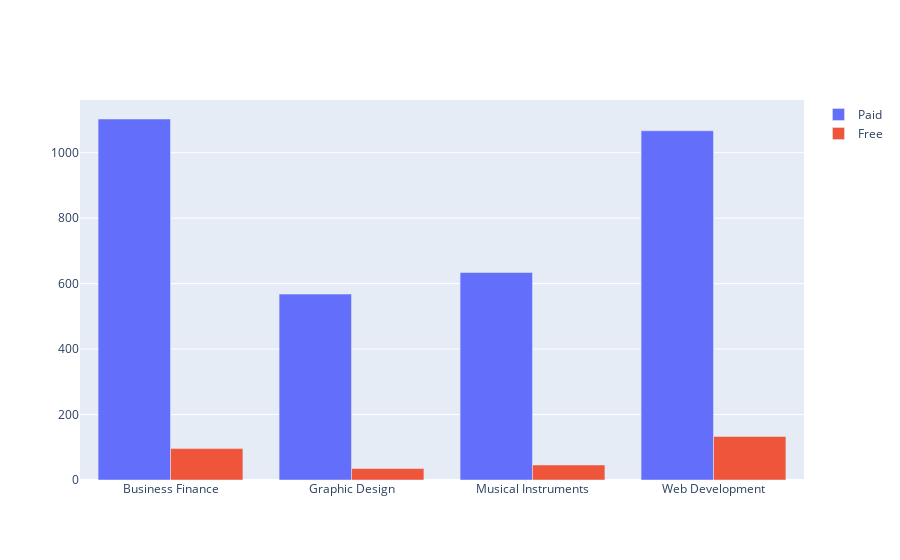

The notebook cell saved with this chart:
### Code cell
import plotly.graph_objects as go

fig = go.Figure(data=[
    go.Bar(name='Paid', x=data['subject'], y=data.loc[ data['is_paid']=='true' , 'counts']),
    go.Bar(name='Free', x=data['subject'], y=data.loc[ data['is_paid']=='false' , 'counts'])
])
# Change the bar mode
fig.update_layout(barmode='group')
fig.show()

### Figure 1 — Plotly figure (JSON) as saved in the notebook; plotly's stock layout.template omitted (floating-point values rounded to 4 significant figures)
{"data": [{"name": "Paid", "type": "bar", "x": ["Business Finance", "Graphic Design", "Musical Instruments", "Web Development", "Business Finance", "Graphic Design", "Musical Instruments", "Web Development"], "y": [1103, 568, 634, 1067]}, {"name": "Free", "type": "bar", "x": ["Business Finance", "Graphic Design", "Musical Instruments", "Web Development", "Business Finance", "Graphic Design", "Musical Instruments", "Web Development"], "y": [96, 35, 46, 133]}], "layout": {"barmode": "group"}}
